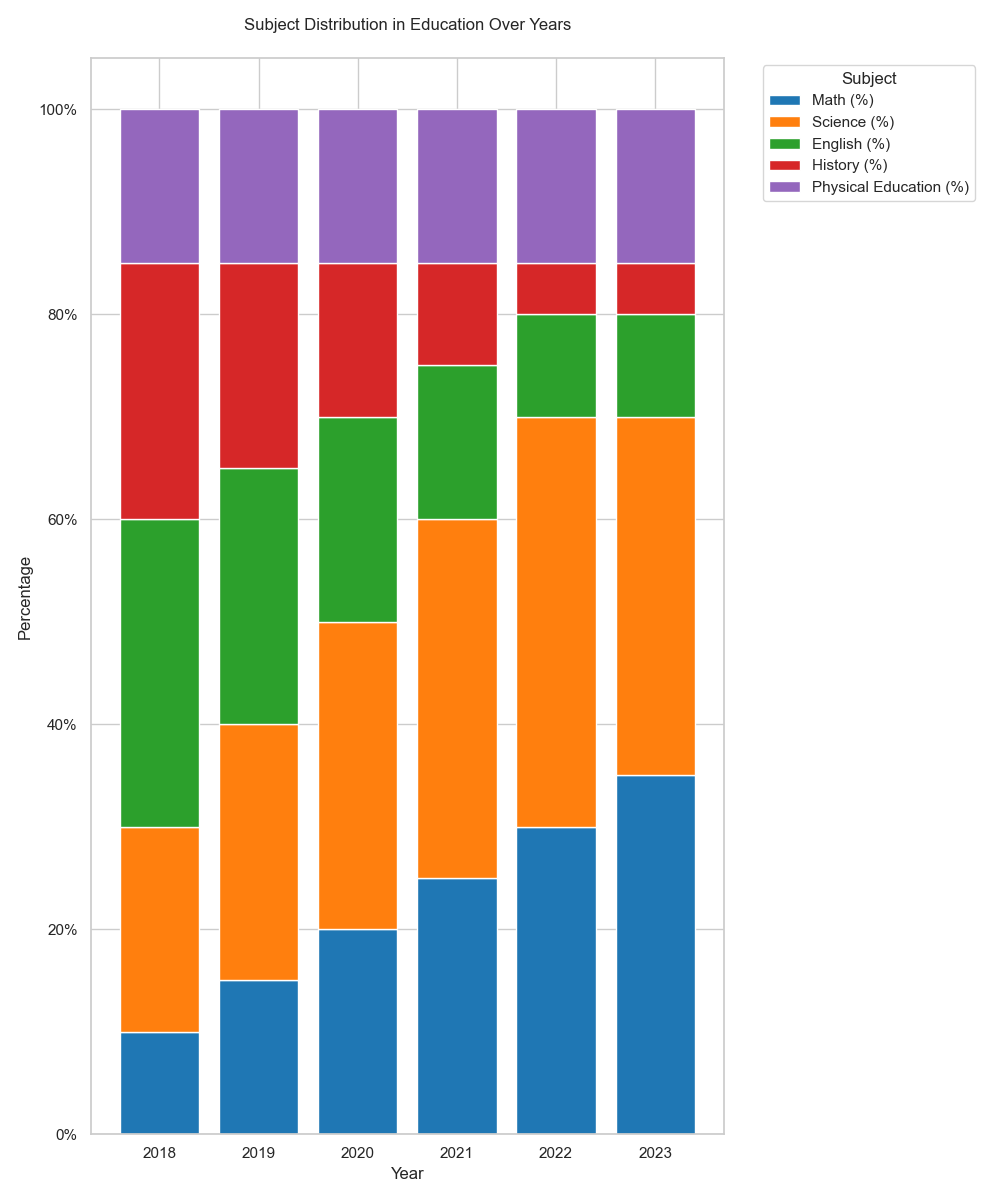

Reproduce this figure in Python.

import matplotlib.pyplot as plt
import pandas as pd

data = [
    {'Year': 2018, 'Math (%)': 10, 'Science (%)': 20, 'English (%)': 30, 'History (%)': 25, 'Physical Education (%)': 15},
    {'Year': 2019, 'Math (%)': 15, 'Science (%)': 25, 'English (%)': 25, 'History (%)': 20, 'Physical Education (%)': 15},
    {'Year': 2020, 'Math (%)': 20, 'Science (%)': 30, 'English (%)': 20, 'History (%)': 15, 'Physical Education (%)': 15},
    {'Year': 2021, 'Math (%)': 25, 'Science (%)': 35, 'English (%)': 15, 'History (%)': 10, 'Physical Education (%)': 15},
    {'Year': 2022, 'Math (%)': 30, 'Science (%)': 40, 'English (%)': 10, 'History (%)': 5, 'Physical Education (%)': 15},
    {'Year': 2023, 'Math (%)': 35, 'Science (%)': 35, 'English (%)': 10, 'History (%)': 5, 'Physical Education (%)': 15}
]

df = pd.DataFrame(data)
df.set_index('Year', inplace=True)

cumulative_values = df.cumsum(axis=1)

colors = ['#1f77b4', '#ff7f0e', '#2ca02c', '#d62728', '#9467bd']
fig, ax = plt.subplots(figsize=(10, 12))

bar_width = 0.8
for i, col in enumerate(df.columns):
    bottom_values = cumulative_values.iloc[:, i-1] if i > 0 else None
    ax.bar(
        df.index,
        df[col],
        bottom=bottom_values,
        color=colors[i],
        edgecolor='white',
        label=col,
        width=bar_width
    )

ax.set_xticks(df.index)
ax.set_xticklabels(df.index)
ax.set_xlabel('Year')
ax.set_ylabel('Percentage')
ax.set_title('Subject Distribution in Education Over Years', pad=20)
ax.legend(title='Subject', bbox_to_anchor=(1.05, 1), loc='upper left')

xticks = ax.get_yticks()
ax.set_yticklabels(['{}%'.format(int(x)) for x in xticks])

plt.tight_layout()
plt.show()
